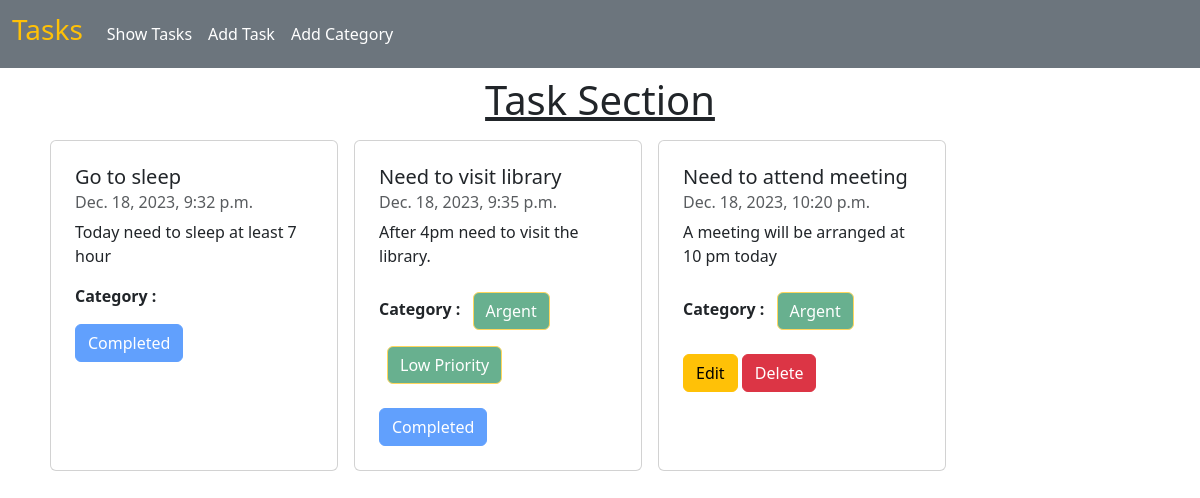
The page / on the database its author committed.
### task/models.py (models this page shows, shortened)
class TaskModel(models.Model):
    task_title = models.CharField(max_length=100)
    task_Description = models.TextField()
    is_completed = models.BooleanField(default=False)
    Assigning_Date= models.DateTimeField(auto_now_add=True)
    categories = models.ManyToManyField(CategoryModel)

### category/models.py (models this page shows, shortened)
class CategoryModel(models.Model):
    category_name = models.CharField(max_length=200)

### task_management_project/views.py (the view)
# urls.py: 2. Add a URL to urlpatterns:  path('', views.home, name='home')
def home(request):
    data = TaskModel.objects.all()
    return render(request, 'home.html', {'data': data})

### templates/home.html
{% extends 'base.html' %}
{%load static%}
{% block content%}
<div class="align-item-center justify-content-center"><h1 class="text-center m-2"><u>Task Section</u></h1></div>
{% if data %}
<div class="d-flex">
    {% for tsk in data%}
<div class="card m-2 p-2" style="width: 18rem;">
    <div class="card-body">
      <h5 class="card-title">{{tsk.task_title}}</h5>
      <h6 class="card-subtitle mb-2 text-body-secondary">{{tsk.Assigning_Date}}</h6>
      <p class="card-text">{{tsk.task_Description}}</p>
      <p>
        <b>Category : </b>
        {% for ctg in tsk.categories.all %}
        <button class="btn btn-warning m-2 bg-success text-white" disabled>{{ctg.category_name}}</button>
        {%endfor%}
      </p>
      {%if tsk.is_completed%}
        <button class="btn btn-primary" disabled>Completed</button>
      {%else%}
        <a class="btn btn-warning" href="{%url 'Edit Task' tsk.id %}">Edit</a>
        <a class="btn btn-danger" href="{%url 'Delete Task' tsk.id %}">Delete</a>
      {% endif %}
    </div>
  </div>
{%endfor%}
</div>
{%else %}
<div class="align-item-center justify-content-center"><h1 class="text-center m-5 p-5 text-danger" >No Task Available</h1></div>
{% endif %}
{%endblock%}

### templates/base.html (shortened to what this page needs)
<!DOCTYPE html>
<html lang="en">
  <head>
    <link
      href="https://cdn.jsdelivr.net/npm/bootstrap@5.3.2/dist/css/bootstrap.min.css"
      rel="stylesheet"
    />
  </head>
  <body>
        <nav class="navbar navbar-expand-lg bg-secondary">
            <div class="container-fluid">
              <a class="navbar-brand text-warning" href="{% url 'homepage' %}"><h3>Tasks</h3></a>
              <div class="collapse navbar-collapse" id="navbarNavAltMarkup">
                <div class="navbar-nav">
                  <a class="nav-link active text-white" aria-current="page" href="{% url 'homepage' %}">Show Tasks</a>
                  <a class="nav-link text-white" href="{% url 'Add Task' %}">Add Task</a>
                  <a class="nav-link text-white" href="{% url 'Add Category' %}">Add Category</a>
                </div>
              </div>
            </div>
          </nav>
    <div class="container">
        {%block content%}
        {%endblock%}
    </div>
  </body>
</html>

### rows shown on the page
TaskModel: task_title "Go to sleep", Assigning_Date "Dec. 18, 2023, 9:32 p.m.", task_Description "Today need to sleep at least 7 hour", is_completed "Completed"
TaskModel: task_title "Need to visit library", Assigning_Date "Dec. 18, 2023, 9:35 p.m.", task_Description "After 4pm need to visit the library.", is_completed "Completed"
CategoryModel: category_name "Argent"
CategoryModel: category_name "Low Priority"
TaskModel: task_title "Need to attend meeting", Assigning_Date "Dec. 18, 2023, 10:20 p.m.", task_Description "A meeting will be arranged at 10 pm today", is_completed "Edit"
